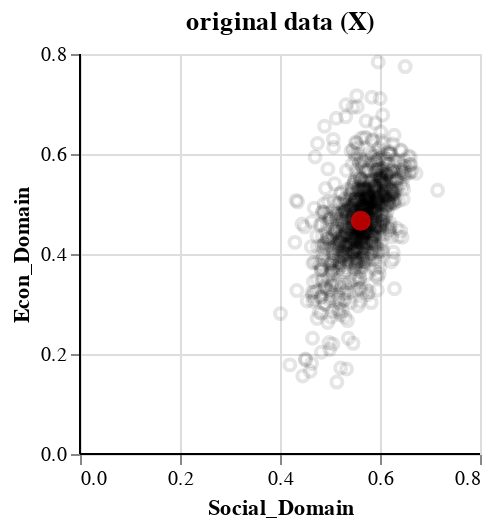

The notebook cell saved with this chart:
### Code cell
plot.configure_axis(domain = False)

### Figure 1 — Vega-Lite specification as saved in the notebook (floating-point values rounded to 4 significant figures; data arrays with more than 128 entries replaced by an {"elided": "..."} marker saying what was removed)
{"config": {"view": {"continuousWidth": 400, "continuousHeight": 300}, "axis": {"domain": false}}, "layer": [{"data": {"name": "data-10c471fae5e5e8dceaa920561947dcaa"}, "mark": {"type": "point", "color": "black", "opacity": 0.1}, "encoding": {"x": {"field": "Social_Domain", "type": "quantitative"}, "y": {"field": "Econ_Domain", "type": "quantitative"}}, "height": 200, "title": "original data (X)", "width": 200}, {"data": {"name": "data-d3df1e92407392205ba9020073d77f34"}, "mark": {"type": "circle", "color": "red", "size": 100}, "encoding": {"x": {"field": "Social_Domain", "type": "quantitative"}, "y": {"field": "Econ_Domain", "type": "quantitative"}}}, {"data": {"name": "data-79242b4cf879e6928e0d2b42d6bbb338"}, "mark": "rule", "encoding": {"x": {"field": "Social_Domain", "type": "quantitative"}}}, {"data": {"name": "data-79242b4cf879e6928e0d2b42d6bbb338"}, "mark": "rule", "encoding": {"y": {"field": "Econ_Domain", "type": "quantitative"}}}], "$schema": "https://vega.github.io/schema/vega-lite/v4.17.0.json", "datasets": {"data-10c471fae5e5e8dceaa920561947dcaa": {"elided": "933 records"}, "data-d3df1e92407392205ba9020073d77f34": [{"Econ_Domain": 0.4664, "Social_Domain": 0.5616, "Env_Domain": 0.4238}], "data-79242b4cf879e6928e0d2b42d6bbb338": [{"Social_Domain": 0, "Econ_Domain": 0}]}}
